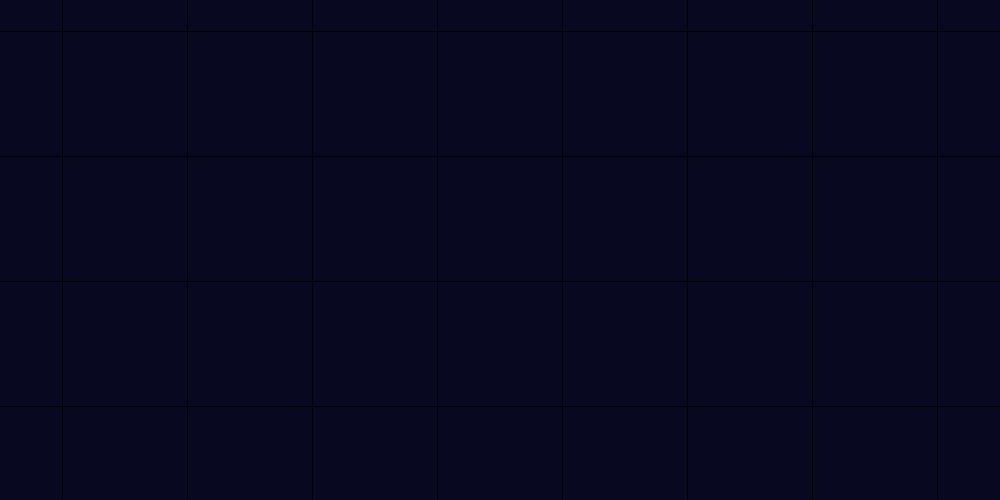
Frame 1 (no input)
Frame 60 (the mouse pressed at the canvas centre just before this capture): identical to frame 1, image omitted
Frame 120 (the mouse held since frame 60 and released just before this capture): identical to frame 1, image omitted

The Processing sketch that drew this single still picture (run headless with seeded random() and noise(); from frame 60 on, the mouse is pressed at the canvas centre):

// Processing sketch: PWC20
// ── PWC20.pde


void setup(){
  size(1000,500);
}

void draw(){
  background(8,8,32);
  
  stroke(0);
  for(int x=width/16; x<width; x+=width/8){
    line(x,0,x,height);
  }
  for(int y=height/16; y<height; y+=height/4){
    line(0,y,width,y);
  }
}

class Window{
  color Color = color(255,255,0);
  float x;
  float y;
  Window(){
    
  }
}
